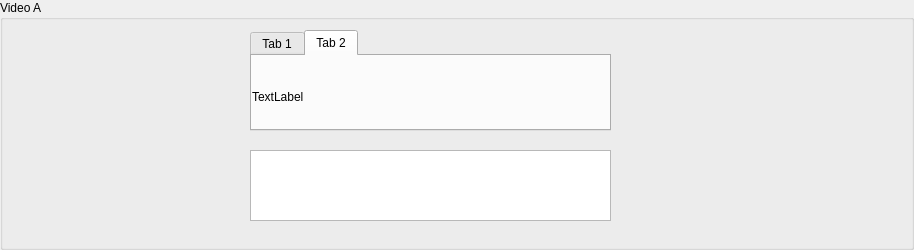
<?xml version="1.0" encoding="UTF-8"?>
<ui version="4.0">
 <class>AnalysisBox</class>
 <widget class="QGroupBox" name="AnalysisBox">
  <property name="geometry">
   <rect>
    <x>0</x>
    <y>0</y>
    <width>914</width>
    <height>250</height>
   </rect>
  </property>
  <property name="windowTitle">
   <string>GroupBox</string>
  </property>
  <property name="title">
   <string>Video A</string>
  </property>
  <widget class="QTextEdit" name="textEdit">
   <property name="geometry">
    <rect>
     <x>250</x>
     <y>150</y>
     <width>361</width>
     <height>71</height>
    </rect>
   </property>
  </widget>
  <widget class="QTabWidget" name="tabWidget">
   <property name="geometry">
    <rect>
     <x>250</x>
     <y>30</y>
     <width>361</width>
     <height>101</height>
    </rect>
   </property>
   <property name="currentIndex">
    <number>1</number>
   </property>
   <widget class="QWidget" name="tab">
    <attribute name="title">
     <string>Tab 1</string>
    </attribute>
    <widget class="QLabel" name="label">
     <property name="geometry">
      <rect>
       <x>0</x>
       <y>0</y>
       <width>361</width>
       <height>81</height>
      </rect>
     </property>
     <property name="text">
      <string>TextLabel</string>
     </property>
    </widget>
   </widget>
   <widget class="QWidget" name="tab_2">
    <attribute name="title">
     <string>Tab 2</string>
    </attribute>
    <widget class="QLabel" name="label_2">
     <property name="geometry">
      <rect>
       <x>0</x>
       <y>0</y>
       <width>361</width>
       <height>81</height>
      </rect>
     </property>
     <property name="text">
      <string>TextLabel</string>
     </property>
    </widget>
   </widget>
  </widget>
 </widget>
 <resources/>
 <connections/>
</ui>
